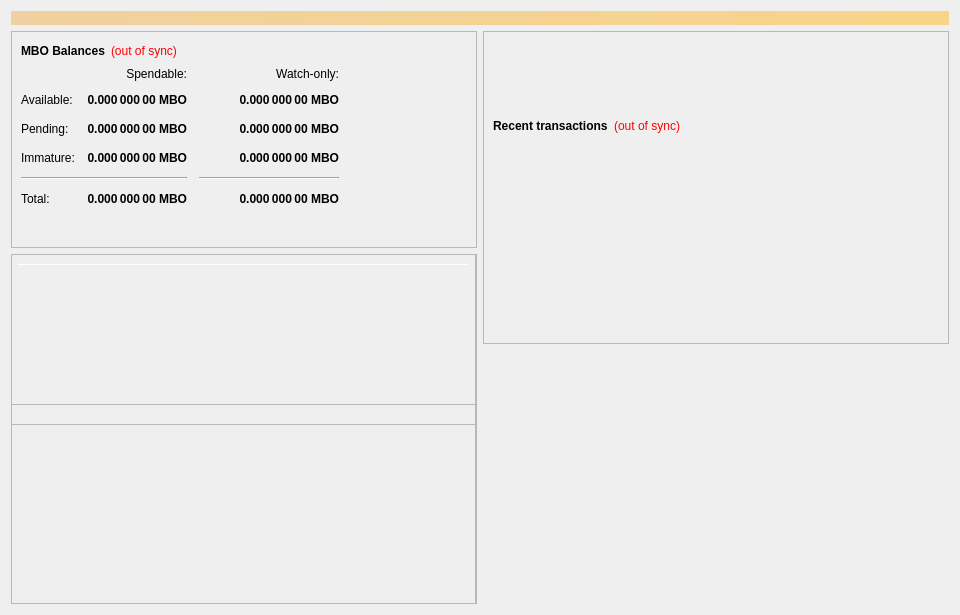
<?xml version="1.0" encoding="UTF-8"?>
<ui version="4.0">
 <class>OverviewPage</class>
 <widget class="QWidget" name="OverviewPage">
  <property name="geometry">
   <rect>
    <x>0</x>
    <y>0</y>
    <width>960</width>
    <height>615</height>
   </rect>
  </property>
  <property name="minimumSize">
   <size>
    <width>960</width>
    <height>0</height>
   </size>
  </property>
  <property name="windowTitle">
   <string>Form</string>
  </property>
  <layout class="QVBoxLayout" name="topLayout">
   <item>
    <widget class="QLabel" name="labelAlerts">
     <property name="visible">
      <bool>false</bool>
     </property>
     <property name="styleSheet">
      <string notr="true">background-color: qlineargradient(x1: 0, y1: 0, x2: 1, y2: 0, stop:0 #F0D0A0, stop:1 #F8D488); color:#000000;</string>
     </property>
     <property name="wordWrap">
      <bool>true</bool>
     </property>
     <property name="margin">
      <number>3</number>
     </property>
    </widget>
   </item>
   <item>
    <layout class="QHBoxLayout" name="horizontalLayout" stretch="1,1">
     <item>
      <layout class="QVBoxLayout" name="verticalLayout_2">
       <item>
        <widget class="QFrame" name="frame">
         <property name="frameShape">
          <enum>QFrame::StyledPanel</enum>
         </property>
         <property name="frameShadow">
          <enum>QFrame::Raised</enum>
         </property>
         <layout class="QVBoxLayout" name="verticalLayout_4">
          <item>
           <layout class="QHBoxLayout" name="horizontalLayout_4">
            <item>
             <widget class="QLabel" name="label_5">
              <property name="font">
               <font>
                <weight>75</weight>
                <bold>true</bold>
               </font>
              </property>
              <property name="text">
               <string>MBO Balances</string>
              </property>
             </widget>
            </item>
            <item>
             <widget class="QLabel" name="labelWalletStatus">
              <property name="cursor">
               <cursorShape>WhatsThisCursor</cursorShape>
              </property>
              <property name="toolTip">
               <string>The displayed information may be out of date. Your wallet automatically synchronizes with the Mobio network after a connection is established, but this process has not completed yet.</string>
              </property>
              <property name="styleSheet">
               <string notr="true">QLabel { color: red; }</string>
              </property>
              <property name="text">
               <string notr="true">(out of sync)</string>
              </property>
              <property name="alignment">
               <set>Qt::AlignLeading|Qt::AlignLeft|Qt::AlignVCenter</set>
              </property>
             </widget>
            </item>
            <item>
             <spacer name="horizontalSpacer_3">
              <property name="orientation">
               <enum>Qt::Horizontal</enum>
              </property>
              <property name="sizeHint" stdset="0">
               <size>
                <width>40</width>
                <height>20</height>
               </size>
              </property>
             </spacer>
            </item>
           </layout>
          </item>
          <item>
           <layout class="QGridLayout" name="gridLayout">
            <property name="spacing">
             <number>12</number>
            </property>
            <item row="2" column="2">
             <widget class="QLabel" name="labelWatchPending">
              <property name="font">
               <font>
                <weight>75</weight>
                <bold>true</bold>
               </font>
              </property>
              <property name="cursor">
               <cursorShape>IBeamCursor</cursorShape>
              </property>
              <property name="toolTip">
               <string>Unconfirmed transactions to watch-only addresses</string>
              </property>
              <property name="text">
               <string notr="true">0.000 000 00 MBO</string>
              </property>
              <property name="alignment">
               <set>Qt::AlignRight|Qt::AlignTrailing|Qt::AlignVCenter</set>
              </property>
              <property name="textInteractionFlags">
               <set>Qt::LinksAccessibleByMouse|Qt::TextSelectableByKeyboard|Qt::TextSelectableByMouse</set>
              </property>
             </widget>
            </item>
            <item row="2" column="1">
             <widget class="QLabel" name="labelUnconfirmed">
              <property name="font">
               <font>
                <weight>75</weight>
                <bold>true</bold>
               </font>
              </property>
              <property name="cursor">
               <cursorShape>IBeamCursor</cursorShape>
              </property>
              <property name="toolTip">
               <string>Total of transactions that have yet to be confirmed, and do not yet count toward the spendable balance</string>
              </property>
              <property name="text">
               <string notr="true">0.000 000 00 MBO</string>
              </property>
              <property name="alignment">
               <set>Qt::AlignRight|Qt::AlignTrailing|Qt::AlignVCenter</set>
              </property>
              <property name="textInteractionFlags">
               <set>Qt::LinksAccessibleByMouse|Qt::TextSelectableByKeyboard|Qt::TextSelectableByMouse</set>
              </property>
             </widget>
            </item>
            <item row="3" column="2">
             <widget class="QLabel" name="labelWatchImmature">
              <property name="font">
               <font>
                <weight>75</weight>
                <bold>true</bold>
               </font>
              </property>
              <property name="cursor">
               <cursorShape>IBeamCursor</cursorShape>
              </property>
              <property name="toolTip">
               <string>Staked or masternode rewards in watch-only addresses that has not yet matured</string>
              </property>
              <property name="text">
               <string notr="true">0.000 000 00 MBO</string>
              </property>
              <property name="alignment">
               <set>Qt::AlignRight|Qt::AlignTrailing|Qt::AlignVCenter</set>
              </property>
              <property name="textInteractionFlags">
               <set>Qt::LinksAccessibleByMouse|Qt::TextSelectableByKeyboard|Qt::TextSelectableByMouse</set>
              </property>
             </widget>
            </item>
            <item row="4" column="0" colspan="2">
             <widget class="Line" name="lineSpendableBalance">
              <property name="orientation">
               <enum>Qt::Horizontal</enum>
              </property>
             </widget>
            </item>
            <item row="4" column="2">
             <widget class="Line" name="lineWatchBalance">
              <property name="sizePolicy">
               <sizepolicy hsizetype="Preferred" vsizetype="Fixed">
                <horstretch>0</horstretch>
                <verstretch>0</verstretch>
               </sizepolicy>
              </property>
              <property name="minimumSize">
               <size>
                <width>140</width>
                <height>0</height>
               </size>
              </property>
              <property name="orientation">
               <enum>Qt::Horizontal</enum>
              </property>
             </widget>
            </item>
            <item row="5" column="0">
             <widget class="QLabel" name="labelTotalText">
              <property name="text">
               <string>Total:</string>
              </property>
             </widget>
            </item>
            <item row="3" column="1">
             <widget class="QLabel" name="labelImmature">
              <property name="font">
               <font>
                <weight>75</weight>
                <bold>true</bold>
               </font>
              </property>
              <property name="cursor">
               <cursorShape>IBeamCursor</cursorShape>
              </property>
              <property name="toolTip">
               <string>Staked or masternode rewards that has not yet matured</string>
              </property>
              <property name="text">
               <string notr="true">0.000 000 00 MBO</string>
              </property>
              <property name="alignment">
               <set>Qt::AlignRight|Qt::AlignTrailing|Qt::AlignVCenter</set>
              </property>
              <property name="textInteractionFlags">
               <set>Qt::LinksAccessibleByMouse|Qt::TextSelectableByKeyboard|Qt::TextSelectableByMouse</set>
              </property>
             </widget>
            </item>
            <item row="2" column="3">
             <spacer name="horizontalSpacer_2">
              <property name="orientation">
               <enum>Qt::Horizontal</enum>
              </property>
              <property name="sizeHint" stdset="0">
               <size>
                <width>40</width>
                <height>20</height>
               </size>
              </property>
             </spacer>
            </item>
            <item row="3" column="0">
             <widget class="QLabel" name="labelImmatureText">
              <property name="text">
               <string>Immature:</string>
              </property>
             </widget>
            </item>
            <item row="5" column="1">
             <widget class="QLabel" name="labelTotal">
              <property name="font">
               <font>
                <weight>75</weight>
                <bold>true</bold>
               </font>
              </property>
              <property name="cursor">
               <cursorShape>IBeamCursor</cursorShape>
              </property>
              <property name="toolTip">
               <string>Your current total balance</string>
              </property>
              <property name="text">
               <string notr="true">0.000 000 00 MBO</string>
              </property>
              <property name="alignment">
               <set>Qt::AlignRight|Qt::AlignTrailing|Qt::AlignVCenter</set>
              </property>
              <property name="textInteractionFlags">
               <set>Qt::LinksAccessibleByMouse|Qt::TextSelectableByKeyboard|Qt::TextSelectableByMouse</set>
              </property>
             </widget>
            </item>
            <item row="5" column="2">
             <widget class="QLabel" name="labelWatchTotal">
              <property name="font">
               <font>
                <weight>75</weight>
                <bold>true</bold>
               </font>
              </property>
              <property name="cursor">
               <cursorShape>IBeamCursor</cursorShape>
              </property>
              <property name="toolTip">
               <string>Current total balance in watch-only addresses</string>
              </property>
              <property name="text">
               <string notr="true">0.000 000 00 MBO</string>
              </property>
              <property name="alignment">
               <set>Qt::AlignRight|Qt::AlignTrailing|Qt::AlignVCenter</set>
              </property>
              <property name="textInteractionFlags">
               <set>Qt::LinksAccessibleByMouse|Qt::TextSelectableByKeyboard|Qt::TextSelectableByMouse</set>
              </property>
             </widget>
            </item>
            <item row="0" column="2">
             <widget class="QLabel" name="labelWatchonly">
              <property name="text">
               <string>Watch-only:</string>
              </property>
              <property name="alignment">
               <set>Qt::AlignRight|Qt::AlignTrailing|Qt::AlignVCenter</set>
              </property>
             </widget>
            </item>
            <item row="1" column="0">
             <widget class="QLabel" name="labelBalanceText">
              <property name="text">
               <string>Available:</string>
              </property>
             </widget>
            </item>
            <item row="1" column="1">
             <widget class="QLabel" name="labelBalance">
              <property name="font">
               <font>
                <weight>75</weight>
                <bold>true</bold>
               </font>
              </property>
              <property name="cursor">
               <cursorShape>IBeamCursor</cursorShape>
              </property>
              <property name="toolTip">
               <string>Your current spendable balance</string>
              </property>
              <property name="text">
               <string notr="true">0.000 000 00 MBO</string>
              </property>
              <property name="alignment">
               <set>Qt::AlignRight|Qt::AlignTrailing|Qt::AlignVCenter</set>
              </property>
              <property name="textInteractionFlags">
               <set>Qt::LinksAccessibleByMouse|Qt::TextSelectableByKeyboard|Qt::TextSelectableByMouse</set>
              </property>
             </widget>
            </item>
            <item row="1" column="2">
             <widget class="QLabel" name="labelWatchAvailable">
              <property name="font">
               <font>
                <weight>75</weight>
                <bold>true</bold>
               </font>
              </property>
              <property name="cursor">
               <cursorShape>IBeamCursor</cursorShape>
              </property>
              <property name="toolTip">
               <string>Your current balance in watch-only addresses</string>
              </property>
              <property name="text">
               <string notr="true">0.000 000 00 MBO</string>
              </property>
              <property name="alignment">
               <set>Qt::AlignRight|Qt::AlignTrailing|Qt::AlignVCenter</set>
              </property>
              <property name="textInteractionFlags">
               <set>Qt::LinksAccessibleByMouse|Qt::TextSelectableByKeyboard|Qt::TextSelectableByMouse</set>
              </property>
             </widget>
            </item>
            <item row="2" column="0">
             <widget class="QLabel" name="labelPendingText">
              <property name="text">
               <string>Pending:</string>
              </property>
             </widget>
            </item>
            <item row="0" column="1">
             <widget class="QLabel" name="labelSpendable">
              <property name="text">
               <string>Spendable:</string>
              </property>
              <property name="alignment">
               <set>Qt::AlignRight|Qt::AlignTrailing|Qt::AlignVCenter</set>
              </property>
             </widget>
            </item>
           </layout>
          </item>
          <item>
           <spacer name="verticalSpacer_4">
            <property name="orientation">
             <enum>Qt::Vertical</enum>
            </property>
            <property name="sizeHint" stdset="0">
             <size>
              <width>20</width>
              <height>40</height>
             </size>
            </property>
           </spacer>
          </item>
         </layout>
        </widget>
       </item>
       <item>
        <widget class="QFrame" name="frameObfuscation">
         <property name="minimumSize">
          <size>
           <width>0</width>
           <height>350</height>
          </size>
         </property>
         <property name="layoutDirection">
          <enum>Qt::LeftToRight</enum>
         </property>
         <property name="frameShape">
          <enum>QFrame::StyledPanel</enum>
         </property>
         <property name="frameShadow">
          <enum>QFrame::Raised</enum>
         </property>
         <widget class="QPushButton" name="runAutoDenom">
          <property name="geometry">
           <rect>
            <x>251</x>
            <y>17</y>
            <width>1</width>
            <height>1</height>
           </rect>
          </property>
          <property name="palette">
           <palette>
            <active>
             <colorrole role="WindowText">
              <brush brushstyle="SolidPattern">
               <color alpha="255">
                <red>0</red>
                <green>0</green>
                <blue>0</blue>
               </color>
              </brush>
             </colorrole>
             <colorrole role="Button">
              <brush brushstyle="SolidPattern">
               <color alpha="255">
                <red>239</red>
                <green>238</green>
                <blue>238</blue>
               </color>
              </brush>
             </colorrole>
             <colorrole role="Light">
              <brush brushstyle="SolidPattern">
               <color alpha="255">
                <red>255</red>
                <green>255</green>
                <blue>255</blue>
               </color>
              </brush>
             </colorrole>
             <colorrole role="Midlight">
              <brush brushstyle="SolidPattern">
               <color alpha="255">
                <red>247</red>
                <green>246</green>
                <blue>246</blue>
               </color>
              </brush>
             </colorrole>
             <colorrole role="Dark">
              <brush brushstyle="SolidPattern">
               <color alpha="255">
                <red>119</red>
                <green>119</green>
                <blue>119</blue>
               </color>
              </brush>
             </colorrole>
             <colorrole role="Mid">
              <brush brushstyle="SolidPattern">
               <color alpha="255">
                <red>159</red>
                <green>159</green>
                <blue>159</blue>
               </color>
              </brush>
             </colorrole>
             <colorrole role="Text">
              <brush brushstyle="SolidPattern">
               <color alpha="255">
                <red>0</red>
                <green>0</green>
                <blue>0</blue>
               </color>
              </brush>
             </colorrole>
             <colorrole role="BrightText">
              <brush brushstyle="SolidPattern">
               <color alpha="255">
                <red>255</red>
                <green>255</green>
                <blue>255</blue>
               </color>
              </brush>
             </colorrole>
             <colorrole role="ButtonText">
              <brush brushstyle="SolidPattern">
               <color alpha="255">
                <red>0</red>
                <green>0</green>
                <blue>0</blue>
               </color>
              </brush>
             </colorrole>
             <colorrole role="Base">
              <brush brushstyle="SolidPattern">
               <color alpha="255">
                <red>255</red>
                <green>255</green>
                <blue>255</blue>
               </color>
              </brush>
             </colorrole>
             <colorrole role="Window">
              <brush brushstyle="SolidPattern">
               <color alpha="255">
                <red>239</red>
                <green>238</green>
                <blue>238</blue>
               </color>
              </brush>
             </colorrole>
             <colorrole role="Shadow">
              <brush brushstyle="SolidPattern">
               <color alpha="255">
                <red>0</red>
                <green>0</green>
                <blue>0</blue>
               </color>
              </brush>
             </colorrole>
             <colorrole role="AlternateBase">
              <brush brushstyle="SolidPattern">
               <color alpha="255">
                <red>247</red>
                <green>246</green>
                <blue>246</blue>
               </color>
              </brush>
             </colorrole>
             <colorrole role="ToolTipBase">
              <brush brushstyle="SolidPattern">
               <color alpha="255">
                <red>255</red>
                <green>255</green>
                <blue>220</blue>
               </color>
              </brush>
             </colorrole>
             <colorrole role="ToolTipText">
              <brush brushstyle="SolidPattern">
               <color alpha="255">
                <red>0</red>
                <green>0</green>
                <blue>0</blue>
               </color>
              </brush>
             </colorrole>
            </active>
            <inactive>
             <colorrole role="WindowText">
              <brush brushstyle="SolidPattern">
               <color alpha="255">
                <red>0</red>
                <green>0</green>
                <blue>0</blue>
               </color>
              </brush>
             </colorrole>
             <colorrole role="Button">
              <brush brushstyle="SolidPattern">
               <color alpha="255">
                <red>239</red>
                <green>238</green>
                <blue>238</blue>
               </color>
              </brush>
             </colorrole>
             <colorrole role="Light">
              <brush brushstyle="SolidPattern">
               <color alpha="255">
                <red>255</red>
                <green>255</green>
                <blue>255</blue>
               </color>
              </brush>
             </colorrole>
             <colorrole role="Midlight">
              <brush brushstyle="SolidPattern">
               <color alpha="255">
                <red>247</red>
                <green>246</green>
                <blue>246</blue>
               </color>
              </brush>
             </colorrole>
             <colorrole role="Dark">
              <brush brushstyle="SolidPattern">
               <color alpha="255">
                <red>119</red>
                <green>119</green>
                <blue>119</blue>
               </color>
              </brush>
             </colorrole>
             <colorrole role="Mid">
              <brush brushstyle="SolidPattern">
               <color alpha="255">
                <red>159</red>
                <green>159</green>
                <blue>159</blue>
               </color>
              </brush>
             </colorrole>
             <colorrole role="Text">
              <brush brushstyle="SolidPattern">
               <color alpha="255">
                <red>0</red>
                <green>0</green>
                <blue>0</blue>
               </color>
              </brush>
             </colorrole>
             <colorrole role="BrightText">
              <brush brushstyle="SolidPattern">
               <color alpha="255">
                <red>255</red>
                <green>255</green>
                <blue>255</blue>
               </color>
              </brush>
             </colorrole>
             <colorrole role="ButtonText">
              <brush brushstyle="SolidPattern">
               <color alpha="255">
                <red>0</red>
                <green>0</green>
                <blue>0</blue>
               </color>
              </brush>
             </colorrole>
             <colorrole role="Base">
              <brush brushstyle="SolidPattern">
               <color alpha="255">
                <red>255</red>
                <green>255</green>
                <blue>255</blue>
               </color>
              </brush>
             </colorrole>
             <colorrole role="Window">
              <brush brushstyle="SolidPattern">
               <color alpha="255">
                <red>239</red>
                <green>238</green>
                <blue>238</blue>
               </color>
              </brush>
             </colorrole>
             <colorrole role="Shadow">
              <brush brushstyle="SolidPattern">
               <color alpha="255">
                <red>0</red>
                <green>0</green>
                <blue>0</blue>
               </color>
              </brush>
             </colorrole>
             <colorrole role="AlternateBase">
              <brush brushstyle="SolidPattern">
               <color alpha="255">
                <red>247</red>
                <green>246</green>
                <blue>246</blue>
               </color>
              </brush>
             </colorrole>
             <colorrole role="ToolTipBase">
              <brush brushstyle="SolidPattern">
               <color alpha="255">
                <red>255</red>
                <green>255</green>
                <blue>220</blue>
               </color>
              </brush>
             </colorrole>
             <colorrole role="ToolTipText">
              <brush brushstyle="SolidPattern">
               <color alpha="255">
                <red>0</red>
                <green>0</green>
                <blue>0</blue>
               </color>
              </brush>
             </colorrole>
            </inactive>
            <disabled>
             <colorrole role="WindowText">
              <brush brushstyle="SolidPattern">
               <color alpha="255">
                <red>119</red>
                <green>119</green>
                <blue>119</blue>
               </color>
              </brush>
             </colorrole>
             <colorrole role="Button">
              <brush brushstyle="SolidPattern">
               <color alpha="255">
                <red>239</red>
                <green>238</green>
                <blue>238</blue>
               </color>
              </brush>
             </colorrole>
             <colorrole role="Light">
              <brush brushstyle="SolidPattern">
               <color alpha="255">
                <red>255</red>
                <green>255</green>
                <blue>255</blue>
               </color>
              </brush>
             </colorrole>
             <colorrole role="Midlight">
              <brush brushstyle="SolidPattern">
               <color alpha="255">
                <red>247</red>
                <green>246</green>
                <blue>246</blue>
               </color>
              </brush>
             </colorrole>
             <colorrole role="Dark">
              <brush brushstyle="SolidPattern">
               <color alpha="255">
                <red>119</red>
                <green>119</green>
                <blue>119</blue>
               </color>
              </brush>
             </colorrole>
             <colorrole role="Mid">
              <brush brushstyle="SolidPattern">
               <color alpha="255">
                <red>159</red>
                <green>159</green>
                <blue>159</blue>
               </color>
              </brush>
             </colorrole>
             <colorrole role="Text">
              <brush brushstyle="SolidPattern">
               <color alpha="255">
                <red>119</red>
                <green>119</green>
                <blue>119</blue>
               </color>
              </brush>
             </colorrole>
             <colorrole role="BrightText">
              <brush brushstyle="SolidPattern">
               <color alpha="255">
                <red>255</red>
                <green>255</green>
                <blue>255</blue>
               </color>
              </brush>
             </colorrole>
             <colorrole role="ButtonText">
              <brush brushstyle="SolidPattern">
               <color alpha="255">
                <red>119</red>
                <green>119</green>
                <blue>119</blue>
               </color>
              </brush>
             </colorrole>
             <colorrole role="Base">
              <brush brushstyle="SolidPattern">
               <color alpha="255">
                <red>239</red>
                <green>238</green>
                <blue>238</blue>
               </color>
              </brush>
             </colorrole>
             <colorrole role="Window">
              <brush brushstyle="SolidPattern">
               <color alpha="255">
                <red>239</red>
                <green>238</green>
                <blue>238</blue>
               </color>
              </brush>
             </colorrole>
             <colorrole role="Shadow">
              <brush brushstyle="SolidPattern">
               <color alpha="255">
                <red>0</red>
                <green>0</green>
                <blue>0</blue>
               </color>
              </brush>
             </colorrole>
             <colorrole role="AlternateBase">
              <brush brushstyle="SolidPattern">
               <color alpha="255">
                <red>239</red>
                <green>238</green>
                <blue>238</blue>
               </color>
              </brush>
             </colorrole>
             <colorrole role="ToolTipBase">
              <brush brushstyle="SolidPattern">
               <color alpha="255">
                <red>255</red>
                <green>255</green>
                <blue>220</blue>
               </color>
              </brush>
             </colorrole>
             <colorrole role="ToolTipText">
              <brush brushstyle="SolidPattern">
               <color alpha="255">
                <red>0</red>
                <green>0</green>
                <blue>0</blue>
               </color>
              </brush>
             </colorrole>
            </disabled>
           </palette>
          </property>
          <property name="focusPolicy">
           <enum>Qt::NoFocus</enum>
          </property>
          <property name="autoFillBackground">
           <bool>true</bool>
          </property>
          <property name="text">
           <string/>
          </property>
          <property name="flat">
           <bool>true</bool>
          </property>
         </widget>
         <widget class="Line" name="line">
          <property name="geometry">
           <rect>
            <x>7</x>
            <y>10</y>
            <width>451</width>
            <height>1</height>
           </rect>
          </property>
          <property name="orientation">
           <enum>Qt::Horizontal</enum>
          </property>
         </widget>
         <widget class="QFrame" name="frame_3">
          <property name="geometry">
           <rect>
            <x>0</x>
            <y>150</y>
            <width>465</width>
            <height>201</height>
           </rect>
          </property>
          <property name="frameShape">
           <enum>QFrame::StyledPanel</enum>
          </property>
          <property name="frameShadow">
           <enum>QFrame::Raised</enum>
          </property>
         </widget>
         <widget class="QFrame" name="frame_4">
          <property name="geometry">
           <rect>
            <x>0</x>
            <y>0</y>
            <width>465</width>
            <height>171</height>
           </rect>
          </property>
          <property name="frameShape">
           <enum>QFrame::StyledPanel</enum>
          </property>
          <property name="frameShadow">
           <enum>QFrame::Raised</enum>
          </property>
         </widget>
        </widget>
       </item>
      </layout>
     </item>
     <item>
      <layout class="QVBoxLayout" name="verticalLayout_3">
       <item>
        <widget class="QFrame" name="frame_2">
         <property name="frameShape">
          <enum>QFrame::StyledPanel</enum>
         </property>
         <property name="frameShadow">
          <enum>QFrame::Raised</enum>
         </property>
         <layout class="QVBoxLayout" name="verticalLayout">
          <item>
           <spacer name="verticalSpacer_3">
            <property name="orientation">
             <enum>Qt::Vertical</enum>
            </property>
            <property name="sizeType">
             <enum>QSizePolicy::Fixed</enum>
            </property>
            <property name="sizeHint" stdset="0">
             <size>
              <width>20</width>
              <height>75</height>
             </size>
            </property>
           </spacer>
          </item>
          <item>
           <layout class="QHBoxLayout" name="horizontalLayout_2">
            <item>
             <widget class="QLabel" name="label_4">
              <property name="font">
               <font>
                <weight>75</weight>
                <bold>true</bold>
               </font>
              </property>
              <property name="text">
               <string>Recent transactions</string>
              </property>
             </widget>
            </item>
            <item>
             <widget class="QLabel" name="labelTransactionsStatus">
              <property name="cursor">
               <cursorShape>WhatsThisCursor</cursorShape>
              </property>
              <property name="toolTip">
               <string>The displayed information may be out of date. Your wallet automatically synchronizes with the Mobio network after a connection is established, but this process has not completed yet.</string>
              </property>
              <property name="styleSheet">
               <string notr="true">QLabel { color: red; }</string>
              </property>
              <property name="text">
               <string notr="true">(out of sync)</string>
              </property>
              <property name="alignment">
               <set>Qt::AlignRight|Qt::AlignTrailing|Qt::AlignVCenter</set>
              </property>
             </widget>
            </item>
            <item>
             <spacer name="horizontalSpacer">
              <property name="orientation">
               <enum>Qt::Horizontal</enum>
              </property>
              <property name="sizeHint" stdset="0">
               <size>
                <width>40</width>
                <height>20</height>
               </size>
              </property>
             </spacer>
            </item>
           </layout>
          </item>
          <item>
           <widget class="QListView" name="listTransactions">
            <property name="styleSheet">
             <string notr="true">QListView { background: transparent; }</string>
            </property>
            <property name="frameShape">
             <enum>QFrame::NoFrame</enum>
            </property>
            <property name="verticalScrollBarPolicy">
             <enum>Qt::ScrollBarAlwaysOff</enum>
            </property>
            <property name="horizontalScrollBarPolicy">
             <enum>Qt::ScrollBarAlwaysOff</enum>
            </property>
            <property name="selectionMode">
             <enum>QAbstractItemView::NoSelection</enum>
            </property>
           </widget>
          </item>
         </layout>
        </widget>
       </item>
       <item>
        <spacer name="verticalSpacer_2">
         <property name="orientation">
          <enum>Qt::Vertical</enum>
         </property>
         <property name="sizeType">
          <enum>QSizePolicy::Expanding</enum>
         </property>
         <property name="sizeHint" stdset="0">
          <size>
           <width>20</width>
           <height>40</height>
          </size>
         </property>
        </spacer>
       </item>
      </layout>
     </item>
    </layout>
   </item>
  </layout>
 </widget>
 <resources/>
 <connections/>
</ui>
